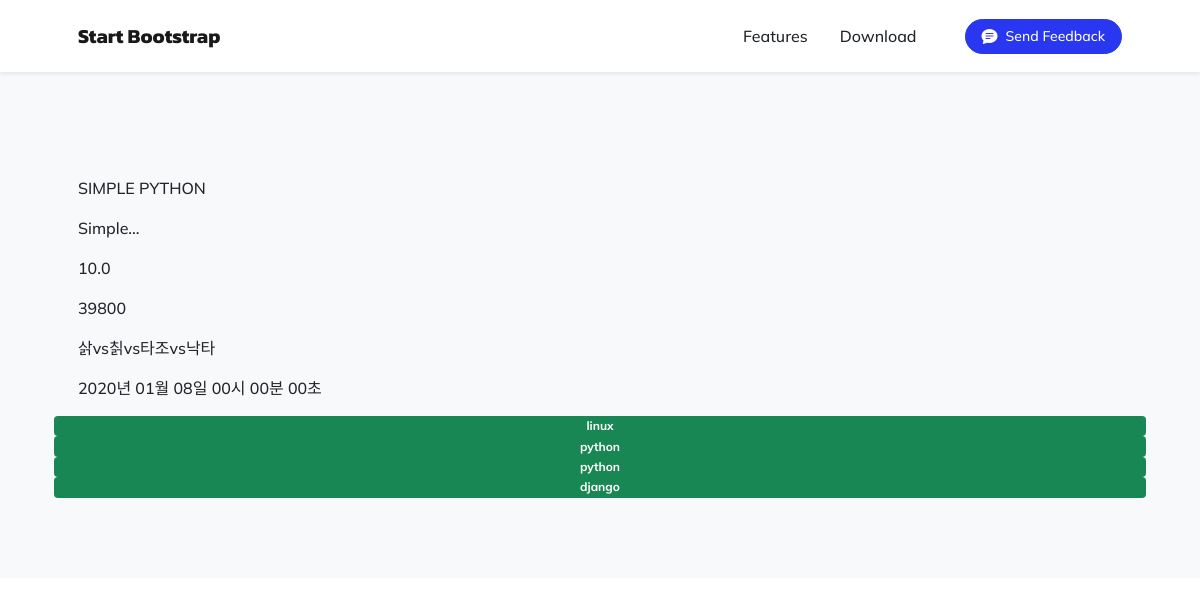
Before: /first/filter/ with the older database file.
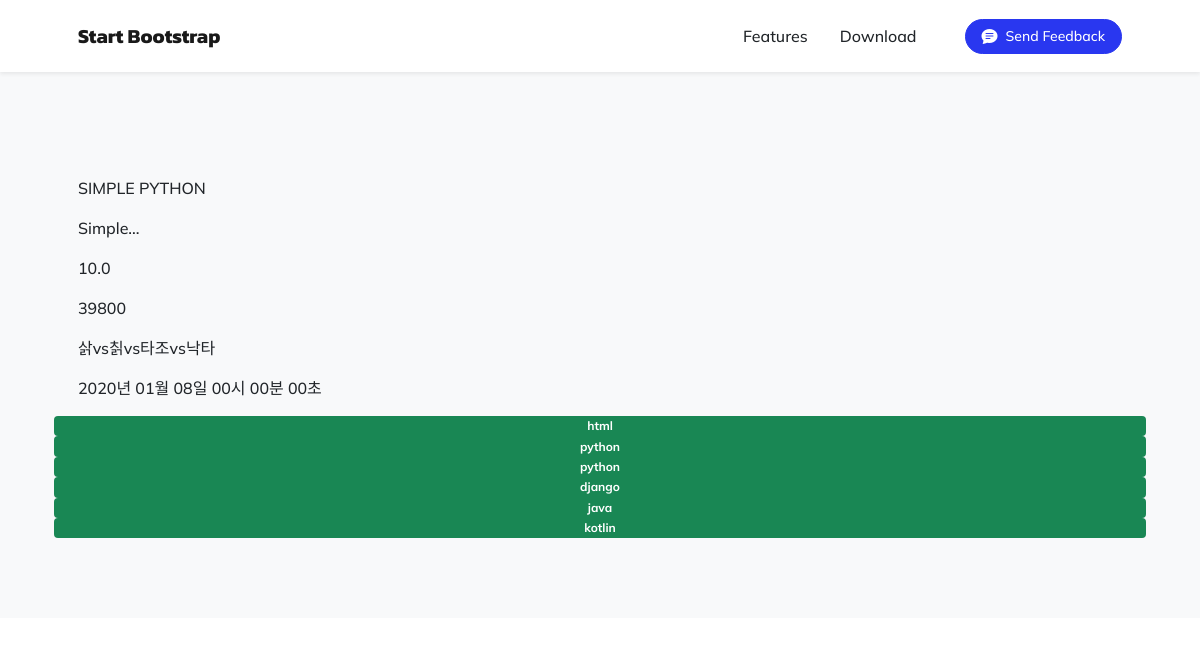
After: the same page with the newer database file.
### firstapp/models.py (models this page shows)
class Curriculum(models.Model):
    name = models.CharField(max_length=255)

### firstapp/views.py (the view)
# urls.py: path('filter/', views.filter),
def filter(request):
    c = Curriculum.objects.all()
    context = {
        'curriculum': c,
        'title': 'Simple Python', 'num': 10,
        'price': 39800.5,
        'animals': ['삵', '칡', '타조', '낙타'],
        'covid': datetime.datetime(2020, 1, 8)
    }
    return render(request, 'firstapp/filter.html', context)

### firstapp/templates/firstapp/filter.html (shortened to what this page needs)
<link href="https://cdn.jsdelivr.net/npm/bootstrap@5.1.3/dist/css/bootstrap.min.css" rel="stylesheet">
<head>
    <link href="https://cdn.jsdelivr.net/npm/bootstrap-icons@1.5.0/font/bootstrap-icons.css" rel="stylesheet" />
    <link href="/static/css/styles.css" rel="stylesheet" />
</head>
<body id="page-top">
    <nav class="navbar navbar-expand-lg navbar-light fixed-top shadow-sm" id="mainNav">
        <div class="container px-5">
            <a class="navbar-brand fw-bold" href="#page-top">Start Bootstrap</a>
            <div class="collapse navbar-collapse" id="navbarResponsive">
                <ul class="navbar-nav ms-auto me-4 my-3 my-lg-0">
                    <li class="nav-item"><a class="nav-link me-lg-3" href="#features">Features</a></li>
                    <li class="nav-item"><a class="nav-link me-lg-3" href="#download">Download</a></li>
                </ul>
                <button class="btn btn-primary rounded-pill px-3 mb-2 mb-lg-0" data-bs-toggle="modal" data-bs-target="#feedbackModal" onclick="change()">
                    <span class="d-flex align-items-center">
                        <i class="bi-chat-text-fill me-2"></i>
                        <span class="small">Send Feedback</span>
                    </span>
                </button>
            </div>
        </div>
    </nav>
    <header class="masthead">
        <div class="container px-5">
            <div class="row gx-5 align-items-center">
<p>{{ title | upper }}</p>
<p>{{ title | truncatechars:9 }}</p>
<p>{{ num | floatformat:1 }}</p>
<p>{{ price | stringformat:'d' }}</p>
<p>{{ animals | join:'vs' }}</p>
<p>{{ covid | date:'Y년 m월 d일 H시 i분 s초' }}</p>
{% for c in curriculum %}
    <span class="badge bg-success"> {{ c.name }} </span>
{% endfor %}

Changed rows visible on the page:
changed Curriculum: name "linux" → "html"
added Curriculum: name "java"
added Curriculum: name "kotlin"
